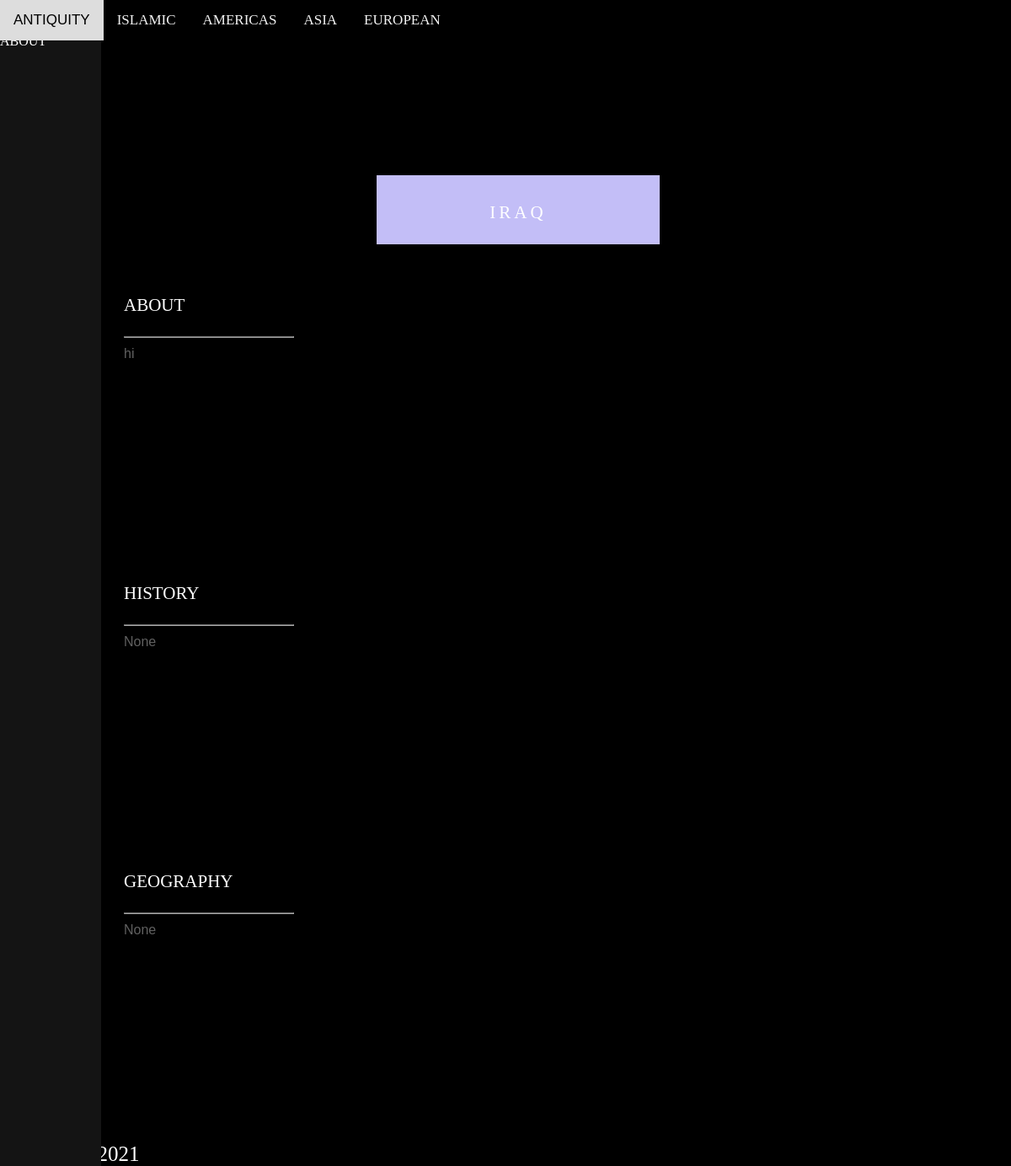
/country/3, run on an earlier commit of the app's database.
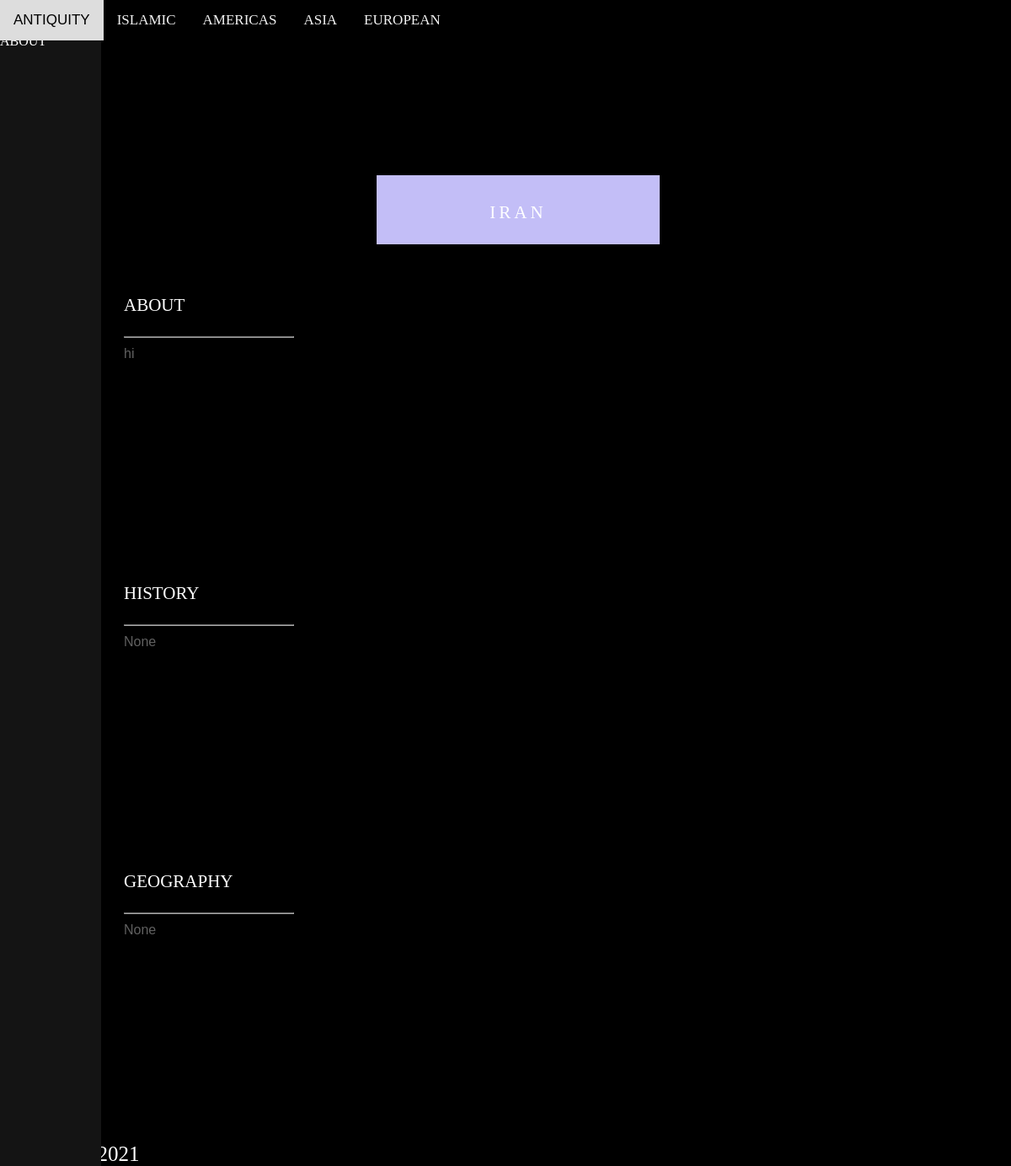
And on a later commit of the database.
### tables this page shows
CREATE TABLE Country (id INTEGER PRIMARY KEY AUTOINCREMENT NOT NULL, name TEXT NOT NULL, description TEXT NOT NULL, history TEXT, geography TEXT, ethnicityid INTEGER REFERENCES Ethnicity (id), photo STRING);

### main.py (the view)
@app.route('/country/<int:id>')
def country(id):
    con = sql.connect("./historical_architecture.db")
    cur = con.cursor()
    cur.execute("SELECT * FROM Country;")
    rows = cur.fetchall();
    items = (rows[id-1])
    print(rows[id-1])
    return render_template('country.html', title = "Country Tab", row = rows, item = items)

### templates/country.html
{% extends 'layout.html' %}
{% block content %}
<div class ='country-side' >
    <a href='#about' class='country-side-item'>ABOUT</a>
</div>
<embed class= 'top-picture' src= "{{item[6]}}">
<div class='align-top'>
    <div class='title'>
        {{item[1]}}
    </div>
</div>
<div class='country-body'>
    <div class='body-title' id =about>
        about
    </div>
    <hr style='width:200px' class ='line'>
    <div class='country-text'>
        {{item[2]}}
    </div>
    <div class='body-title'>
        history
    </div>
    <hr style='width:200px' class ='line'>
    <div class='country-text'>
        {{item[3]}}
    </div>
    <div class='body-title'>
        geography
    </div>
    <hr style='width:200px' class ='line'>
    <div class='country-text'>
        {{item[4]}}
    </div>
</div>
{% endblock %}

### templates/layout.html (shortened to what this page needs)
<!DOCTYPE html>
<head>
    <link rel ="stylesheet" href='../static/css/style.css'>
</head>
<body>
    {% include 'nav.html' %}
    {% block content %}{% endblock %}
    {% include 'footer.html' %}
</body>

### templates/nav.html (shortened to what this page needs)
<div class='topnav'>
    <a href="#antiquity" class='button'>ANTIQUITY</a>
    <a href="#islamic" class='button'>ISLAMIC</a>
    <a href="#americas" class='button'>AMERICAS</a>
    <a href="#asia" class='button'>ASIA</a>
    <a href="#european" class='button'>EUROPEAN</a>
</div>

### templates/footer.html
<div class='footer'>
    &copy; Jason Li 2021
</div>

### static/css/style.css (style rules this page uses)
.topnav { background-color: black; overflow:hidden; position: fixed; width: 100%; z-index: 50; }
.button { float: left; color: #f2f2f2; text-align: center; padding: 14px 16px; text-decoration: none; font-size: 17px; }
body { margin:0; background-color: black; }
.title { padding:24px 48px; color:#fff; background-color:#C3BEF7; font-size:30px; letter-spacing:4px; border-style: solid; border-color: black; font-variant-caps: all-petite-caps; width: 100%; text-align: center; }
.body-title { color: white; padding-top:15px; padding-bottom: 15px; font-size: 30px; font-variant-caps: all-petite-caps; }
.top-picture { width: 100%; object-fit: cover; height: 30vh; object-position: 0% 40%; }
.align-top { position: absolute; top:18%; left:47%; transform:translate(-50%,-50%); width: 20vw; align-items: center; }
.country-side { width:10%; background-color:rgb(20, 20, 20); margin:0; position: fixed; height: 100%; margin-top: 5vh; }
.country-side-item { color:white; text-decoration: none; position: relative; }
.country-body { margin-left: 10%; border-style: solid; background-color: black; margin-right: 15vw; padding-top: 10vh; background-attachment: fixed; padding-left: 2vw; }
.line { float: left; opacity: 70%; }
.country-text { font-family: Verdana, Geneva, Tahoma, sans-serif; padding-top:20px; padding-bottom: 20px; color: silver; text-align: left; opacity: 50%; padding-bottom: 30vh; }
.footer { color: white; font-size: 25px; }

What changed in the data, as far as the page shows it:
changed Country "hi": name "iraq" → "iran"
